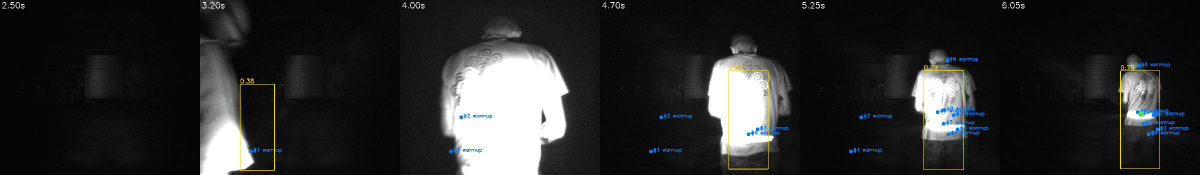
#> input picture tmp_analysis/warmup/s6_walkin.jpg, 2400 x 349 px (shown at 1/2 size); its folder holds only this picture in this run
$ python -i calibration.py   (imports and definitions only)   (older library calls are emulated)
#> lines starting #> are read from the running program, lines starting #| are printed output that depends on the picture
"""
Go-Live scene calibration (P2 of docs/ROADMAP.md).

A WallDance operator should rig the camera, aim the IR, press **one calibration
button**, and get a scene-appropriate config — without per-venue knob tuning.
This module is the measurement core behind that button: it collects a short
window of samples (with YOLO forced on, working live OR during recording
playback) and computes the biggest manual knobs from what it actually sees:

  * ``PERSON_HEIGHT_PX`` + min/max ratios — from the distribution of YOLO
    detection heights (median, with robust percentiles for the spread).
  * MOG2 base ``varThreshold`` — from the measured background-noise sigma, so
    noise up to N-sigma stays background instead of being tuned by hand.
  * A report — exposure stability (brightness sigma/mu) and achieved FPS.

It is deliberately explicit and logged: ``compute()`` returns a
:class:`CalibrationResult` that the app applies and shows to the operator, who
confirms before it is saved to the project.  No silent auto-tuning.

The class is pure logic (numpy + cv2 for the downscale only) with no GUI,
camera or tracker dependencies, so it is unit-testable by feeding synthetic
samples — see ``tests/test_calibration.py``.
"""

from __future__ import annotations

import math

from dataclasses import dataclass, field
from enum import Enum, auto
from typing import Iterable, Optional, Tuple

import cv2
import numpy as np

from core.config import (
    AUTOCAL_WINDOW_FRAMES,
    AUTOCAL_MIN_HEIGHT_SAMPLES,
    AUTOCAL_HEIGHT_PCTL_LO,
    AUTOCAL_HEIGHT_PCTL_HI,
    AUTOCAL_MIN_RATIO_BOUNDS,
    AUTOCAL_MAX_RATIO_BOUNDS,
    AUTOCAL_NOISE_SCALE,
    AUTOCAL_EXPOSURE_STABLE_CV,
    AUTOCAL_VARTHRESH_CANDIDATES,
    AUTOCAL_FP_TARGET,
    AUTOCAL_FP_GRID,
    AUTOCAL_EXCL_GRID,
    AUTOCAL_EXCL_MOTION_FRAC,
    AUTOCAL_EXCL_MOTION_FREQ,
    AUTOCAL_EXCL_SKEL_FREQ,
    AUTOCAL_EXCL_MIN_FRAMES,
    AUTOCAL_SCALE_CANDIDATES,
    AUTOCAL_SCALE_PREFERENCE,
    AUTOCAL_SWEEP_STRIDE,
    AUTOCAL_BLUR_BUDGET_MS,
    AUTOCAL_SERVO_TARGET_BRIGHTNESS,
    AUTOCAL_SERVO_TOLERANCE,
    AUTOCAL_SERVO_CLIP_MAX_PCT,
    AUTOCAL_SERVO_GAIN_MAX_DB,
    AUTOCAL_SERVO_SETTLE_FRAMES,
    AUTOCAL_SERVO_MAX_STEPS,
    AUTOCAL_GAMMA_TARGET,
    AUTOCAL_GAMMA_BOUNDS,
    AUTOCAL_CLAHE_DEFAULT,
    AUTOCAL_CLAHE_NOISY,
    AUTOCAL_CLAHE_NOISE_SIGMA,
    AUTOCAL_GAMMA_NOISY_MAX,
)
from camera.ids_camera import IDS_EXPOSURE_MIN_FPS, max_exposure_for_fps

# Hard bounds for PERSON_HEIGHT_PX (mirrors the GUI slider range, config.py).
_HEIGHT_MIN_PX = 20
_HEIGHT_MAX_PX = 800


def _clamp(v: float, lo: float, hi: float) -> float:
    return max(lo, min(hi, v))


# [50 lines left out: functions seed_gamma, seed_clahe, cap_gamma_for_noise, not called in this run]


def scene_report_stats(gray: np.ndarray, grid: Tuple[int, int] = (8, 5),
                       center_frac: float = 0.5) -> dict:
    """Focus/clip/uniformity snapshot of one gray frame (Calib1 report card).

    Same metrics as the phone monitor (variance-of-Laplacian focus on the
    centre crop, clip percentages, min/max grid-tile uniformity with the
    darkest tile), kept here as a pure function for the calibration report.
    """
    if gray.ndim == 3:
        gray = cv2.cvtColor(gray, cv2.COLOR_BGR2GRAY)
    h, w = gray.shape[:2]
    cf = center_frac
    x0, x1 = int(w * (0.5 - cf / 2)), int(w * (0.5 + cf / 2))
    y0, y1 = int(h * (0.5 - cf / 2)), int(h * (0.5 + cf / 2))
    crop = gray[y0:y1, x0:x1]
    focus = float(cv2.Laplacian(crop, cv2.CV_64F).var()) if crop.size else 0.0
    total = gray.size or 1
    clip_high = float(np.count_nonzero(gray >= 250)) / total * 100.0
    clip_low = float(np.count_nonzero(gray <= 5)) / total * 100.0
    gx, gy = grid
    tiles = cv2.resize(gray.astype(np.float32), (gx, gy),
                       interpolation=cv2.INTER_AREA)
    t_max = float(tiles.max()) if tiles.size else 0.0
    t_min = float(tiles.min()) if tiles.size else 0.0
    uniformity = (t_min / t_max) if t_max > 1e-6 else 0.0
    dark = np.unravel_index(int(tiles.argmin()), tiles.shape) if tiles.size else (0, 0)
    return {
        "focus": focus,
        "clip_high": clip_high,
        "clip_low": clip_low,
        "uniformity": uniformity,
        "dark_tile": (int(dark[1]), int(dark[0])),   # (col, row)
    }


# [35 lines left out: function servo_region_stats, not called in this run]


@dataclass
class ServoResult:
    """Outcome of the exposure/gain servo phase (Calib1 phase A)."""
    ran: bool = False
    converged: bool = False
    steps: int = 0
    brightness: float = 0.0          # the driven statistic: the region's median raw luma
    exposure_us: float = 0.0
    gain_db: float = 0.0
    note: str = ""
    region: str = "frame"            # what was measured ("ROI 1322x412" / "frame 1776x1300")
    clip_pct: float = 0.0            # % of that region >= 250 at the last measurement

    # [9 lines left out: function summary_line, not called in this run]


# [133 lines that did not run here, left out]


class CalState(Enum):
    IDLE = auto()
    COLLECTING = auto()
    DONE = auto()


@dataclass
class CalibrationResult:
    """Outcome of one calibration window.  ``*_ok`` flags say what is trustworthy."""

    frames: int = 0

    # Person size
    height_samples: int = 0
    height_ok: bool = False
    person_height_px: Optional[int] = None
    min_ratio: Optional[float] = None
    max_ratio: Optional[float] = None

    # MOG2 varThreshold + scale — chosen by a joint empirical background
    # false-positive sweep (they interact; KNOBS.md finding #2).
    var_ok: bool = False
    var_threshold: Optional[float] = None
    mog2_scale: Optional[float] = None
    var_fp_rate: float = 0.0          # background FP rate of the chosen pair
    var_saturated: bool = False       # True if no pair met the FP target
    # Diagnostic only (not used to set varThreshold): temporal noise of the
    # MOG2-input gray.  High σ on a near-black scene = CLAHE-amplified noise.
    noise_sigma: float = 0.0

    # CLAHE clip derived from the measured noise (gamma is seeded *before*
    # the window by the app, so the sweep sees the final motion-feed gamma).
    clahe_value: Optional[float] = None

    # Report-only
    brightness_mean: float = 0.0
    brightness_cv: float = 0.0
    exposure_stable: bool = False
    fps_achieved: float = 0.0
    # Scene report card (median over sampled raw frames)
    report_ok: bool = False
    focus_score: float = 0.0
    clip_high_pct: float = 0.0
    clip_low_pct: float = 0.0
    uniformity: float = 0.0
    dark_tile: tuple = (0, 0)

    # [63 lines left out: functions log_line, summary, not called in this run]


@dataclass
class ExclusionResult:
    """Outcome of building the auto exclusion mask."""
    grid: tuple = (0, 0)
    cells: list = field(default_factory=list)   # auto-excluded (col, row) pairs
    frames: int = 0
    manual_add: int = 0      # operator-forced exclusions kept across the build
    manual_remove: int = 0   # operator-forced un-exclusions kept across the build

    @property
    def count(self) -> int:
        return len(self.cells)

    # [17 lines left out: functions _manual_suffix, summary_line, not called in this run]


class ExclusionMaskBuilder:
    """Builds and holds the auto exclusion mask (P1.4) + manual overlays (④).

    A normalized ``grid`` over the frame.  During calibration, ``observe`` is
    called once per processed frame with the MOG2 foreground mask and the
    normalized positions of the *kept* skeletons.  ``build`` then marks cells
    that move often but ~never hold a skeleton as excluded.  ``excluded`` is the
    runtime query used to reject ghost detections.

    Manual overlays (ROADMAP §4.2 Phase 2 ④): the operator can force-mask
    cells the auto pass cannot know about (bystander benches, *static* facade
    ghosts that never move) and force-unmask false auto cells.  Overlays are
    kept separate from the auto cells so a Calib1 re-run (``build``) replaces
    only the auto mask — operator knowledge survives recalibration.  The
    effective mask is ``(auto | manual_add) - manual_remove``.

    Pure grid logic (numpy + a cv2.resize) — no camera / tracker / transform
    knowledge; the caller supplies already-normalized [0,1] coordinates.
    """

    # [18 lines left out: function __init__, not called in this run]

    def _recompute_effective(self) -> None:
        self._effective = (self._cells | self._manual_add) - self._manual_remove

    @property
    def collecting(self) -> bool:
        return self._collecting

    @property
    def active(self) -> bool:
        return bool(self._effective)

    # [12 lines left out: functions effective_cells, start, not called in this run]

    def cancel(self) -> None:
        """Stop collecting without rebuilding (keeps any existing mask)."""
        self._collecting = False

    # [89 lines left out: functions observe, build, excluded, cell_at, toggle_cell, set_cell and 1 more, not called in this run]

    def get_cells(self) -> tuple:
        """(grid, sorted effective cells) — the mask as applied."""
        return ((self.gx, self.gy), sorted(self.effective_cells()))

    # [12 lines left out: functions get_state, clear, not called in this run]


class SceneCalibrator:
    """Collect-then-compute scene calibration over a fixed frame window.

    Drive it from the processing loop:

        cal.start()
        # each processed frame, while cal.is_collecting:
        cal.feed(gray, [t.bbox[3] for t in tracked], fps_sample, now)
        if cal.ready:
            result = cal.compute()
            # apply + log + offer save

    ``feed`` is cheap: a small downscale + one Welford update + a few appends.
    """

    # [43 lines left out: functions __init__, _reset_accumulators, start, not called in this run]

    def cancel(self) -> None:
        self._state = CalState.IDLE

    @property
    def is_collecting(self) -> bool:
        return self._state == CalState.COLLECTING

    # [4 lines left out: function ready, not called in this run]

    @property
    def frames(self) -> int:
        return self._frames

    # [191 lines left out: functions progress, feed, _downscale, _accumulate_noise, _score_var_candidates, compute, not called in this run]

>>> import cv2
>>> picture = cv2.imread('../../../tmp_analysis/warmup/s6_walkin.jpg', cv2.IMREAD_GRAYSCALE)
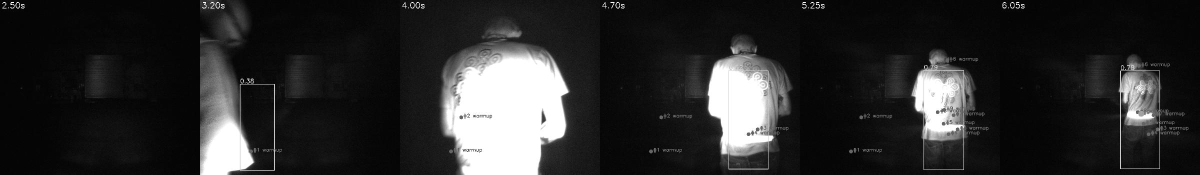
#> picture: shape (349, 2400) (shown at 1/2 size); min 0, max 255, mean 42.9
>>> result = scene_report_stats(picture)
#> in scene_report_stats, `crop = gray[y0:y1, x0:x1]`:
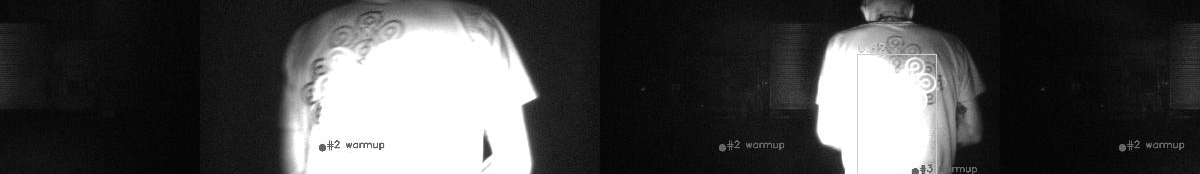
#> crop: shape (174, 1200); min 0, max 255, mean 74.9
#> in scene_report_stats, `focus = float(cv2.Laplacian(crop, cv2.CV_64F).var()) if crop.size else..`: focus = 302.6
#> in scene_report_stats, `clip_high = float(np.count_nonzero(gray >= 250)) / total * 100.0`: clip_high = 7.85
#> in scene_report_stats, `clip_low = float(np.count_nonzero(gray <= 5)) / total * 100.0`: clip_low = 12.02
#> in scene_report_stats, `t_max = float(tiles.max()) if tiles.size else 0.0`: t_max = 196.7
#> in scene_report_stats, `t_min = float(tiles.min()) if tiles.size else 0.0`: t_min = 6.14
#> in scene_report_stats, `uniformity = (t_min / t_max) if t_max > 1e-6 else 0.0`: uniformity = 0.0312
#> in scene_report_stats, `dark = np.unravel_index(int(tiles.argmin()), tiles.shape) if tiles.siz..`: dark = (0, 7)
#> result = {'focus': 302.6, 'clip_high': 7.85, 'clip_low': 12.02, 'uniformity': 0.0312, 'dark_tile': (7, 0)}
